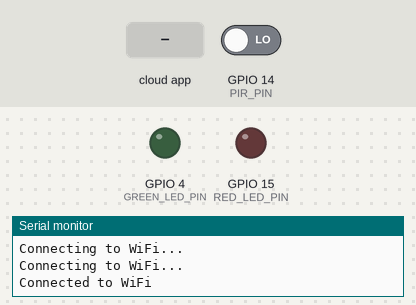
The sketch below on a simulated ESP32. Parts: output pins drawn as LEDs (lit = HIGH), the last lines printed to the serial monitor. The test bench sets the inputs (shaded band); at power-on: GPIO 14 (PIR_PIN) LOW. WiFi joins after 1.5 s; servers stay silent unless stated.

Above: at 3.2 s.
3.3 s: the phone or cloud app sets xxxxxxxxxxxxxxxxxxxxxxxx to 1
At 3.9 s:
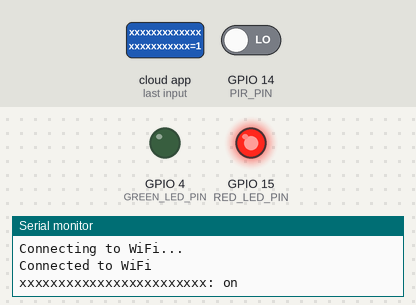
4.8 s: the phone or cloud app sets yyyyyyyyyyyyyyyyyyyyyyyy to 1
At 5.1 s:
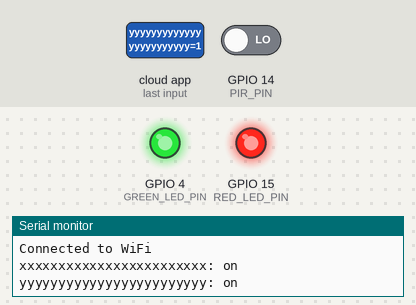
6.3 s: the phone or cloud app sets xxxxxxxxxxxxxxxxxxxxxxxx to 0
At 7.4 s:
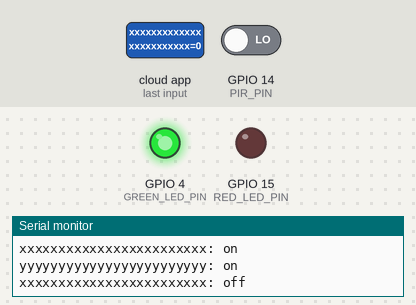
7.8 s: the phone or cloud app sets yyyyyyyyyyyyyyyyyyyyyyyy to 0
At 8.5 s:
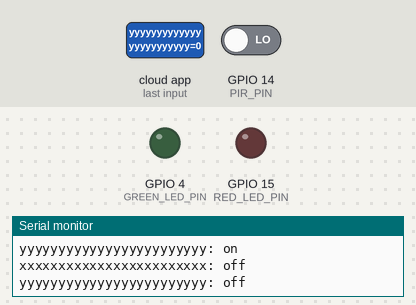
Timing chart, 0 to 10.3 s (numbered marks = the images above; inputs shaded):
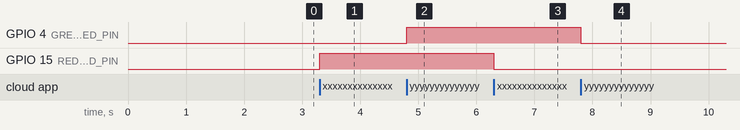

Measured:
- after the input at 3.3 s, GPIO 15 (RED_LED_PIN): LOW → HIGH at once
- after the input at 4.8 s, GPIO 4 (GREEN_LED_PIN): LOW → HIGH at once
- after the input at 6.3 s, GPIO 15 (RED_LED_PIN): HIGH → LOW at once
- after the input at 7.8 s, GPIO 4 (GREEN_LED_PIN): HIGH → LOW at once

The sketch:

_code_for_Motion_detection_Ultrasonic_sensing_Remote_control.ino
```cpp
// https://github.com/qmamushroof/ESP32-code-for-Motion-detection-Ultrasonic-sensing-and-Remote-control

#include <WiFi.h>
#include "SinricPro.h"
#include "SinricProSwitch.h"
#include <map>

// The pin numbers depends on the specific setup
#define PIR_PIN 14
#define TRIG_PIN 12
#define ECHO_PIN 13
#define RED_LED_PIN 15
#define GREEN_LED_PIN 4

// Name and password of the specific wifi network
#define WIFI_SSID "XXX XXX"
#define WIFI_PASS "XXXXXXX"

// Unique keys and IDs from Sinric Pro
#define APP_KEY "xxxxxxxx-xxxx-xxxx-xxxx-xxxxxxxxxxxx"
#define APP_SECRET "xxxxxxxx-xxxx-xxxx-xxxx-xxxxxxxxxxxx-xxxxxxxx-xxxx-xxxx-xxxx-xxxxxxxxxxxx"
#define SWITCH_ID_RED "xxxxxxxxxxxxxxxxxxxxxxxx"
#define SWITCH_ID_GREEN "yyyyyyyyyyyyyyyyyyyyyyyy"

std::map<String, bool> devices = {
  {SWITCH_ID_RED, false},
  {SWITCH_ID_GREEN, false}
};

bool redLEDState = false;
bool greenLEDState = false;
bool motionDetected = false;
unsigned long lastMotionTime = 0;
const unsigned long motionTimeout = 10000; // 10 seconds timeout

void setup() {
  Serial.begin(115200);
  pinMode(PIR_PIN, INPUT);
  pinMode(TRIG_PIN, OUTPUT);
  pinMode(ECHO_PIN, INPUT);
  pinMode(RED_LED_PIN, OUTPUT);
  pinMode(GREEN_LED_PIN, OUTPUT);

  setupWiFi();
  setupSinricPro();
}

void setupWiFi() {
  WiFi.begin(WIFI_SSID, WIFI_PASS);
  while (WiFi.status() != WL_CONNECTED) {
    delay(1000);
    Serial.println("Connecting to WiFi...");
  }
  Serial.println("Connected to WiFi");
}

void setupSinricPro()
{
  for (auto &device : devices)
  {
    const char *deviceId = device.first.c_str();
    SinricProSwitch &mySwitch = SinricPro[deviceId];
    mySwitch.onPowerState(onPowerState);
  }

  SinricPro.onConnected([]() {
    Serial.println("Connected to SinricPro");
  });
  SinricPro.onDisconnected([]() {
    Serial.println("Disconnected from SinricPro");
  });

  SinricPro.begin(APP_KEY, APP_SECRET);
  SinricPro.restoreDeviceStates(true);
}

bool onPowerState(String deviceId, bool &state)
{
  Serial.printf("%s: %s\r\n", deviceId.c_str(), state ? "on" : "off");

  if (deviceId == SWITCH_ID_RED) {
    digitalWrite(RED_LED_PIN, state ? HIGH : LOW);
    redLEDState = state;
  } else if (deviceId == SWITCH_ID_GREEN) {
    digitalWrite(GREEN_LED_PIN, state ? HIGH : LOW);
    greenLEDState = state;
  }

  devices[deviceId] = state; // Update the device state in the map

  return true;
}

void loop() {
  SinricPro.handle();
  handleMotionAndPresence();
}

void handleMotionAndPresence() {
  bool currentMotion = digitalRead(PIR_PIN) == HIGH;

  if (currentMotion) {
    lastMotionTime = millis();
    motionDetected = true;
  } else if (millis() - lastMotionTime > motionTimeout) {
    motionDetected = false;
  }

  if (motionDetected) {
    if (checkRoomOccupancy()) {
      turnOnLights();
    } else {
      if (!checkRoomOccupancy()) {
        turnOffLights();
      }
    }
  }
}

bool checkRoomOccupancy() {
  digitalWrite(TRIG_PIN, LOW);
  delayMicroseconds(2);
  digitalWrite(TRIG_PIN, HIGH);
  delayMicroseconds(10);
  digitalWrite(TRIG_PIN, LOW);

  long duration = pulseIn(ECHO_PIN, HIGH);
  long distance = duration * 0.034 / 2;

  return distance < 3; // Adjustable threshold based on room size
}

void turnOnLights() {
  if (!redLEDState || !greenLEDState) {
    digitalWrite(RED_LED_PIN, HIGH);
    digitalWrite(GREEN_LED_PIN, HIGH);
    redLEDState = true;
    greenLEDState = true;

    // Update SinricPro state
    SinricProSwitch &mySwitch1 = SinricPro[SWITCH_ID_RED];
    mySwitch1.sendPowerStateEvent(true);

    SinricProSwitch &mySwitch2 = SinricPro[SWITCH_ID_GREEN];
    mySwitch2.sendPowerStateEvent(true);
  }
}

void turnOffLights() {
  if (redLEDState || greenLEDState) {
    digitalWrite(RED_LED_PIN, LOW);
    digitalWrite(GREEN_LED_PIN, LOW);
    redLEDState = false;
    greenLEDState = false;

    // Update SinricPro state
    SinricProSwitch &mySwitch1 = SinricPro[SWITCH_ID_RED];
    mySwitch1.sendPowerStateEvent(false);

    SinricProSwitch &mySwitch2 = SinricPro[SWITCH_ID_GREEN];
    mySwitch2.sendPowerStateEvent(false);
  }
}
```
